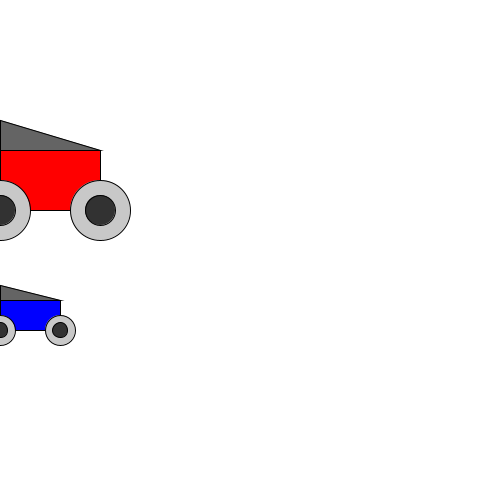
Frame 1 (no input)
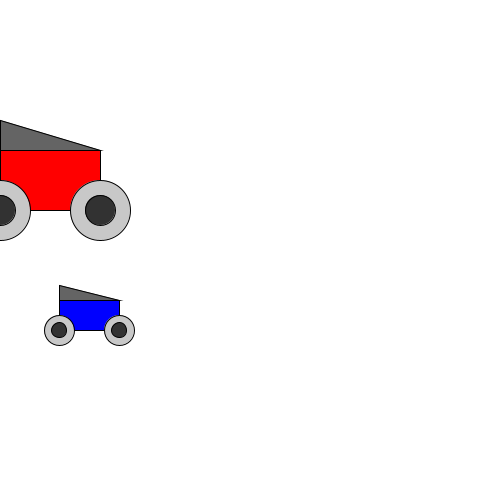
Frame 60 (the mouse pressed at the canvas centre just before this capture)
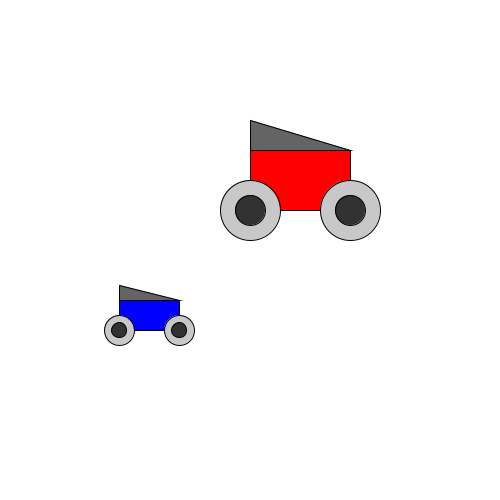
Frame 120 (the mouse held since frame 60 and released just before this capture)

The Processing sketch that drew these frames (run headless with seeded random() and noise(); from frame 60 on, the mouse is pressed at the canvas centre):

// Processing sketch: funciones4autito
// ── funciones4autito.pde
float px;

void setup() {
  size(500, 500);

  px = 0;
}
void draw() {
  background(255);

  auto(mouseX, 150, 100, 60, color(255, 0, 0));

  auto(px, 300, 60, 30, color(0, 0, 255));
  px++;
}

void auto(float px, float py, float ancho, float alto, color chapa) {
  fill(chapa);
  rect(px, py, ancho, alto);
  fill(100);
  triangle(px, py, px+ancho, py, px, py-alto/2);

  rueda(px, py+alto, alto);
  rueda(px+ancho, py+alto, alto);
}

void rueda(float px, float py, float tam) {
  fill(200);
  ellipse(px, py, tam, tam);
  fill(50);
  ellipse(px, py, tam/2, tam/2);
}
